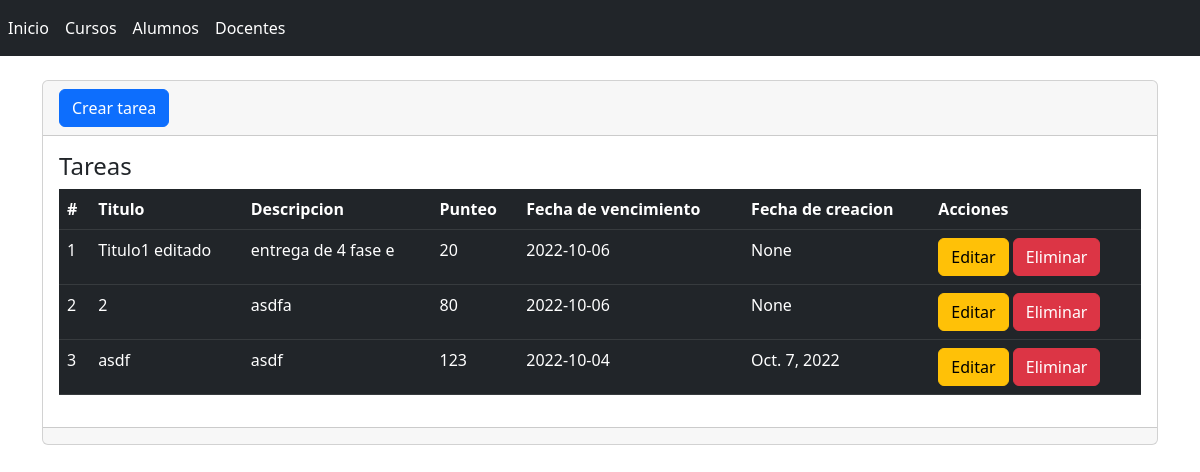
The app's page /tareas with its own data.
### tarea/models.py (models this page shows, shortened)
class Tarea(models.Model):
    id = models.AutoField(primary_key=True)#id auto_increment
    titulo= models.CharField(max_length=255,verbose_name="Titulo")#campo de texto
    descripcion= models.TextField(null=False,verbose_name="Descripcion")
    punteo= models.IntegerField(null=False,verbose_name="Punteo")
    fechaVencimiento= models.CharField(max_length=255,null=False,verbose_name="Fecha de Vencimiento")
    fechaCreacion= models.DateField(auto_now_add=True,null=True,verbose_name="Fecha de creación")
    class Meta:
        verbose_name='Tarea'
        verbose_name_plural='Tareas'
        db_table='tbl_tareas'
        ordering=['id']

### tarea/views.py (the view)
# urls.py: path('tareas',views.tareas,name='tareas'),
def tareas(request):
    tareas=Tarea.objects.all()#se consulta los tareas
    return render(request, 'tareas/index.html',{'tareas': tareas})#nombre y valor

### tarea/templates/tareas/index.html (shortened to what this page needs)
{% extends "base.html" %}
{% block contenido %}
<div class="card">
    <div class="card-header">
        <a name="" id="" class="btn btn-primary" href="{% url 'crearTarea' %}" role="button">Crear tarea</a>
    </div>
    <div class="card-body">
        <h4 class="card-title">Tareas</h4>
        <div class="table-responsive">
            <table class="table table-dark">
                <thead>
                    <tr>
                        <th scope="col">#</th>
                        <th scope="col">Titulo</th>
                        <th scope="col">Descripcion</th>
                        <th scope="col">Punteo</th>
                        <th scope="col">Fecha de vencimiento</th>
                        <th scope="col">Fecha de creacion</th>
                        <th scope="col">Acciones</th>
                    </tr>
                </thead>
                <tbody>
                    {% for tarea in tareas %}
                    <tr>
                        <td>{{ tarea.id }}</td>
                        <td>{{ tarea.titulo }}</td>
                        <td>{{ tarea.descripcion }}</td>
                        <td>{{ tarea.punteo }}</td>
                        <td>{{ tarea.fechaVencimiento }}</td>
                        <td>{{ tarea.fechaCreacion }}</td>
                        <td>
                            <a name="" id="" class="btn btn-warning" href="{% url 'editarTarea' tarea.id %}" role="button">Editar</a>
                            <a name="" id="" class="btn btn-danger" href="{% url 'eliminarTarea' tarea.id %}" role="button">Eliminar</a>
                        </td>
                    </tr>
                    {% endfor %}
                </tbody>
            </table>
        </div>
    </div>
    <div class="card-footer text-muted">
    </div>
</div>
{% endblock %}

### records on screen
Tarea: id "1", titulo "Titulo1 editado", descripcion "entrega de 4 fase e", punteo "20", fechaVencimiento "2022-10-06", fechaCreacion "None"
Tarea: id "2", titulo "2", descripcion "asdfa", punteo "80", fechaVencimiento "2022-10-06", fechaCreacion "None"
Tarea: id "3", titulo "asdf", descripcion "asdf", punteo "123", fechaVencimiento "2022-10-04", fechaCreacion "Oct. 7, 2022"
